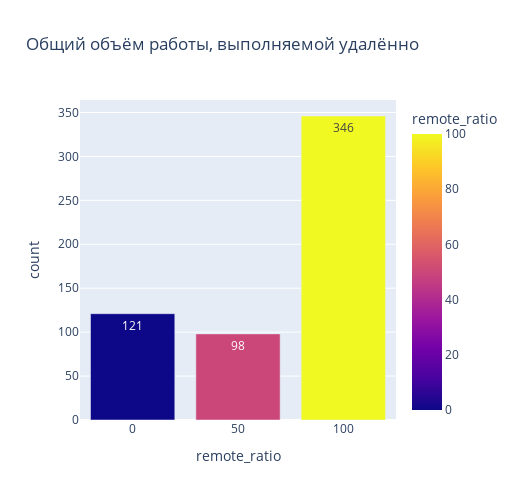

Notebook cell for this chart:
### Code cell
# Построение гистограммы для этого признака нецелесообразно

fig = plt.figure(figsize=(4, 4))
ax = fig.add_axes((1, 1, 1, 1))
df2 = df_copy.remote_ratio.value_counts().sort_values(ascending=False)

pie = ax.pie(
    df2,
    labels=['полностью удалённая работа (более 80 %)', 'удалённой работы нет (менее 20 %)', 'частично удалённая работа'],
    autopct='%1.1f%%',
    startangle=90
)
title = ax.set_title('Общий объём работы, выполняемой удалённо', fontsize=16)
plt.show(pie)

fig = px.bar(
    data_frame=df.groupby(by='remote_ratio', as_index=False)['remote_ratio'].value_counts().sort_values(by='count', ascending=False), 
    x="remote_ratio",
    y="count", 
    color='remote_ratio',
    text = df_copy['remote_ratio'].value_counts(), 
    orientation='v', 
    height=500,
    width=520, 
    title='Общий объём работы, выполняемой удалённо' 
)
fig.show()

### Figure 1 — Plotly figure (JSON) as saved in the notebook; plotly's stock layout.template omitted (floating-point values rounded to 4 significant figures)
{"data": [{"alignmentgroup": "True", "hovertemplate": "remote_ratio=%{marker.color}<br>count=%{y}<br>text=%{text}<extra></extra>", "legendgroup": "", "marker": {"color": [100, 0, 50], "coloraxis": "coloraxis", "pattern": {"shape": ""}}, "name": "", "offsetgroup": "", "orientation": "v", "showlegend": false, "text": [346, 121, 98], "textposition": "auto", "type": "bar", "x": [100, 0, 50], "xaxis": "x", "y": [346, 121, 98], "yaxis": "y"}], "layout": {"barmode": "relative", "coloraxis": {"colorbar": {"title": {"text": "remote_ratio"}}, "colorscale": [[0, "#0d0887"], [0.1111, "#46039f"], [0.2222, "#7201a8"], [0.3333, "#9c179e"], [0.4444, "#bd3786"], [0.5556, "#d8576b"], [0.6667, "#ed7953"], [0.7778, "#fb9f3a"], [0.8889, "#fdca26"], [1, "#f0f921"]]}, "height": 500, "legend": {"tracegroupgap": 0}, "title": {"text": "Общий объём работы, выполняемой удалённо"}, "width": 520, "xaxis": {"anchor": "y", "domain": [0, 1], "title": {"text": "remote_ratio"}}, "yaxis": {"anchor": "x", "domain": [0, 1], "title": {"text": "count"}}}}
